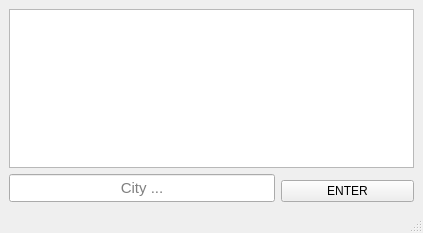
<?xml version="1.0" encoding="UTF-8"?>
<ui version="4.0">
 <class>MainWindow</class>
 <widget class="QMainWindow" name="MainWindow">
  <property name="geometry">
   <rect>
    <x>0</x>
    <y>0</y>
    <width>423</width>
    <height>233</height>
   </rect>
  </property>
  <property name="windowTitle">
   <string>MainWindow</string>
  </property>
  <widget class="QWidget" name="centralwidget">
   <layout class="QGridLayout" name="gridLayout">
    <item row="2" column="2">
     <widget class="QPushButton" name="pushButton">
      <property name="sizePolicy">
       <sizepolicy hsizetype="Preferred" vsizetype="Preferred">
        <horstretch>0</horstretch>
        <verstretch>0</verstretch>
       </sizepolicy>
      </property>
      <property name="text">
       <string>ENTER</string>
      </property>
     </widget>
    </item>
    <item row="0" column="0" colspan="3">
     <widget class="QPlainTextEdit" name="plainTextEdit">
      <property name="sizePolicy">
       <sizepolicy hsizetype="Expanding" vsizetype="Expanding">
        <horstretch>3</horstretch>
        <verstretch>2</verstretch>
       </sizepolicy>
      </property>
      <property name="readOnly">
       <bool>true</bool>
      </property>
     </widget>
    </item>
    <item row="1" column="0" rowspan="2" colspan="2">
     <widget class="QLineEdit" name="lineEdit">
      <property name="sizePolicy">
       <sizepolicy hsizetype="Preferred" vsizetype="Preferred">
        <horstretch>0</horstretch>
        <verstretch>0</verstretch>
       </sizepolicy>
      </property>
      <property name="font">
       <font>
        <pointsize>11</pointsize>
       </font>
      </property>
      <property name="alignment">
       <set>Qt::AlignCenter</set>
      </property>
      <property name="placeholderText">
       <string>City ...</string>
      </property>
     </widget>
    </item>
   </layout>
  </widget>
  <widget class="QMenuBar" name="menubar">
   <property name="geometry">
    <rect>
     <x>0</x>
     <y>0</y>
     <width>423</width>
     <height>21</height>
    </rect>
   </property>
  </widget>
  <widget class="QStatusBar" name="statusbar"/>
 </widget>
 <resources/>
 <connections/>
</ui>
